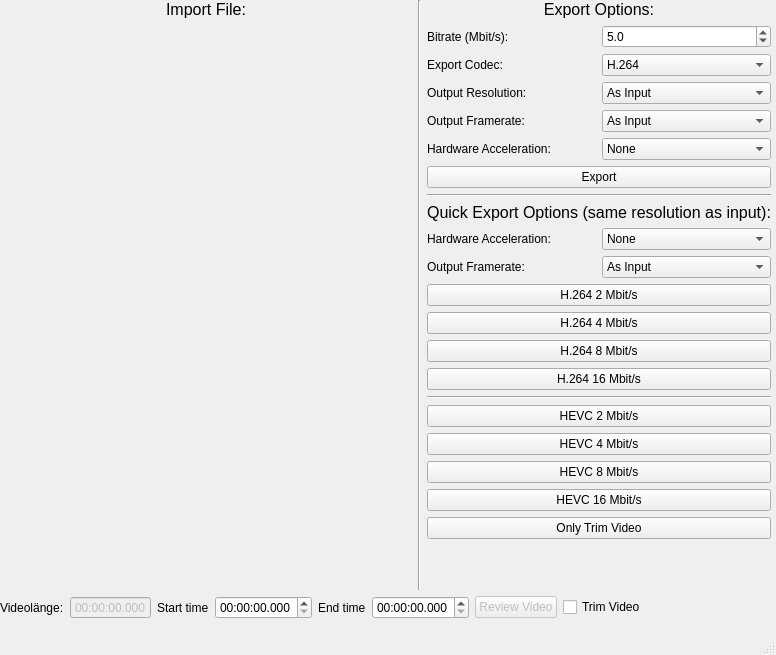
<?xml version="1.0" encoding="UTF-8"?>
<ui version="4.0">
 <class>VideoLowWindow</class>
 <widget class="QMainWindow" name="VideoLowWindow">
  <property name="geometry">
   <rect>
    <x>0</x>
    <y>0</y>
    <width>776</width>
    <height>655</height>
   </rect>
  </property>
  <property name="sizePolicy">
   <sizepolicy hsizetype="Preferred" vsizetype="Preferred">
    <horstretch>0</horstretch>
    <verstretch>0</verstretch>
   </sizepolicy>
  </property>
  <property name="windowTitle">
   <string>VideoLow</string>
  </property>
  <widget class="QWidget" name="centralwidget">
   <property name="sizePolicy">
    <sizepolicy hsizetype="Fixed" vsizetype="Maximum">
     <horstretch>0</horstretch>
     <verstretch>0</verstretch>
    </sizepolicy>
   </property>
   <widget class="QWidget" name="verticalLayoutWidget">
    <property name="geometry">
     <rect>
      <x>0</x>
      <y>0</y>
      <width>771</width>
      <height>619</height>
     </rect>
    </property>
    <layout class="QVBoxLayout" name="verticalLayout_5">
     <item>
      <layout class="QHBoxLayout" name="horizontalLayout">
       <property name="sizeConstraint">
        <enum>QLayout::SetNoConstraint</enum>
       </property>
       <item>
        <layout class="QVBoxLayout" name="verticalLayout_4">
         <property name="spacing">
          <number>0</number>
         </property>
         <item>
          <widget class="QLabel" name="label_7">
           <property name="sizePolicy">
            <sizepolicy hsizetype="Minimum" vsizetype="Maximum">
             <horstretch>0</horstretch>
             <verstretch>0</verstretch>
            </sizepolicy>
           </property>
           <property name="font">
            <font>
             <pointsize>12</pointsize>
            </font>
           </property>
           <property name="text">
            <string>Import File:</string>
           </property>
           <property name="alignment">
            <set>Qt::AlignCenter</set>
           </property>
          </widget>
         </item>
         <item>
          <widget class="FilePreviewWidget" name="PreviewLabel">
           <property name="minimumSize">
            <size>
             <width>0</width>
             <height>232</height>
            </size>
           </property>
           <property name="text">
            <string/>
           </property>
          </widget>
         </item>
         <item>
          <widget class="FileDropWidget" name="DropWidget">
           <property name="sizePolicy">
            <sizepolicy hsizetype="MinimumExpanding" vsizetype="MinimumExpanding">
             <horstretch>0</horstretch>
             <verstretch>0</verstretch>
            </sizepolicy>
           </property>
           <property name="font">
            <font>
             <pointsize>10</pointsize>
            </font>
           </property>
           <property name="text">
            <string>&lt;drop content&gt;</string>
           </property>
           <property name="textFormat">
            <enum>Qt::AutoText</enum>
           </property>
           <property name="alignment">
            <set>Qt::AlignCenter</set>
           </property>
          </widget>
         </item>
        </layout>
       </item>
       <item>
        <widget class="Line" name="line_2">
         <property name="orientation">
          <enum>Qt::Vertical</enum>
         </property>
        </widget>
       </item>
       <item>
        <layout class="QVBoxLayout" name="verticalLayout">
         <property name="sizeConstraint">
          <enum>QLayout::SetMinimumSize</enum>
         </property>
         <item>
          <widget class="QLabel" name="label_6">
           <property name="sizePolicy">
            <sizepolicy hsizetype="Minimum" vsizetype="Minimum">
             <horstretch>0</horstretch>
             <verstretch>0</verstretch>
            </sizepolicy>
           </property>
           <property name="font">
            <font>
             <pointsize>12</pointsize>
            </font>
           </property>
           <property name="text">
            <string>Export Options:</string>
           </property>
           <property name="scaledContents">
            <bool>false</bool>
           </property>
           <property name="alignment">
            <set>Qt::AlignCenter</set>
           </property>
           <property name="margin">
            <number>0</number>
           </property>
          </widget>
         </item>
         <item>
          <layout class="QVBoxLayout" name="verticalLayout_3">
           <property name="sizeConstraint">
            <enum>QLayout::SetMinimumSize</enum>
           </property>
           <item>
            <layout class="QHBoxLayout" name="horizontalLayout_3">
             <item>
              <widget class="QLabel" name="label_3">
               <property name="text">
                <string>Bitrate (Mbit/s): </string>
               </property>
              </widget>
             </item>
             <item>
              <widget class="QDoubleSpinBox" name="BitrateDoubleSpinBox">
               <property name="decimals">
                <number>1</number>
               </property>
               <property name="minimum">
                <double>0.100000000000000</double>
               </property>
               <property name="singleStep">
                <double>0.100000000000000</double>
               </property>
               <property name="value">
                <double>5.000000000000000</double>
               </property>
              </widget>
             </item>
            </layout>
           </item>
           <item>
            <layout class="QHBoxLayout" name="horizontalLayout_4">
             <item>
              <widget class="QLabel" name="label_2">
               <property name="text">
                <string>Export Codec:</string>
               </property>
              </widget>
             </item>
             <item>
              <widget class="QComboBox" name="CodecComboBox">
               <item>
                <property name="text">
                 <string>H.264</string>
                </property>
               </item>
               <item>
                <property name="text">
                 <string>HEVC (H.265)</string>
                </property>
               </item>
              </widget>
             </item>
            </layout>
           </item>
           <item>
            <layout class="QHBoxLayout" name="horizontalLayout_6">
             <item>
              <widget class="QLabel" name="label_5">
               <property name="text">
                <string>Output Resolution: </string>
               </property>
              </widget>
             </item>
             <item>
              <widget class="QComboBox" name="ResolutionComboBox">
               <item>
                <property name="text">
                 <string>As Input</string>
                </property>
               </item>
               <item>
                <property name="text">
                 <string>4K</string>
                </property>
               </item>
               <item>
                <property name="text">
                 <string>1440p</string>
                </property>
               </item>
               <item>
                <property name="text">
                 <string>1080p</string>
                </property>
               </item>
               <item>
                <property name="text">
                 <string>720p</string>
                </property>
               </item>
               <item>
                <property name="text">
                 <string>480p</string>
                </property>
               </item>
               <item>
                <property name="text">
                 <string>240p</string>
                </property>
               </item>
              </widget>
             </item>
            </layout>
           </item>
           <item>
            <layout class="QHBoxLayout" name="horizontalLayout_2">
             <item>
              <widget class="QLabel" name="FramerateLabel">
               <property name="text">
                <string>Output Framerate:</string>
               </property>
              </widget>
             </item>
             <item>
              <widget class="QComboBox" name="FramerateComboBox">
               <item>
                <property name="text">
                 <string>As Input</string>
                </property>
               </item>
               <item>
                <property name="text">
                 <string>30</string>
                </property>
               </item>
               <item>
                <property name="text">
                 <string>60</string>
                </property>
               </item>
               <item>
                <property name="text">
                 <string>120</string>
                </property>
               </item>
               <item>
                <property name="text">
                 <string>240</string>
                </property>
               </item>
              </widget>
             </item>
            </layout>
           </item>
           <item>
            <layout class="QHBoxLayout" name="horizontalLayout_5">
             <item>
              <widget class="QLabel" name="label_4">
               <property name="text">
                <string>Hardware Acceleration: </string>
               </property>
              </widget>
             </item>
             <item>
              <widget class="QComboBox" name="HardwareAccelerationComboBox">
               <property name="currentIndex">
                <number>0</number>
               </property>
               <item>
                <property name="text">
                 <string>None</string>
                </property>
               </item>
               <item>
                <property name="text">
                 <string>Nvidia</string>
                </property>
               </item>
               <item>
                <property name="text">
                 <string>AMD</string>
                </property>
               </item>
              </widget>
             </item>
            </layout>
           </item>
           <item>
            <widget class="QPushButton" name="ExportButton">
             <property name="text">
              <string>Export</string>
             </property>
            </widget>
           </item>
          </layout>
         </item>
         <item>
          <widget class="Line" name="line">
           <property name="orientation">
            <enum>Qt::Horizontal</enum>
           </property>
          </widget>
         </item>
         <item>
          <layout class="QVBoxLayout" name="verticalLayout_2">
           <property name="sizeConstraint">
            <enum>QLayout::SetDefaultConstraint</enum>
           </property>
           <item>
            <widget class="QLabel" name="label">
             <property name="sizePolicy">
              <sizepolicy hsizetype="Minimum" vsizetype="Minimum">
               <horstretch>0</horstretch>
               <verstretch>0</verstretch>
              </sizepolicy>
             </property>
             <property name="font">
              <font>
               <pointsize>12</pointsize>
              </font>
             </property>
             <property name="text">
              <string>Quick Export Options (same resolution as input):</string>
             </property>
             <property name="scaledContents">
              <bool>false</bool>
             </property>
             <property name="alignment">
              <set>Qt::AlignCenter</set>
             </property>
             <property name="margin">
              <number>0</number>
             </property>
            </widget>
           </item>
           <item>
            <layout class="QHBoxLayout" name="horizontalLayout_7">
             <item>
              <widget class="QLabel" name="label_8">
               <property name="text">
                <string>Hardware Acceleration: </string>
               </property>
              </widget>
             </item>
             <item>
              <widget class="QComboBox" name="HardwareAccelerationQuickComboBox">
               <property name="currentIndex">
                <number>0</number>
               </property>
               <item>
                <property name="text">
                 <string>None</string>
                </property>
               </item>
               <item>
                <property name="text">
                 <string>Nvidia</string>
                </property>
               </item>
               <item>
                <property name="text">
                 <string>AMD</string>
                </property>
               </item>
              </widget>
             </item>
            </layout>
           </item>
           <item>
            <layout class="QHBoxLayout" name="horizontalLayout_8">
             <item>
              <widget class="QLabel" name="FramerateLabel_2">
               <property name="text">
                <string>Output Framerate:</string>
               </property>
              </widget>
             </item>
             <item>
              <widget class="QComboBox" name="FramerateQuickComboBox">
               <item>
                <property name="text">
                 <string>As Input</string>
                </property>
               </item>
               <item>
                <property name="text">
                 <string>30</string>
                </property>
               </item>
               <item>
                <property name="text">
                 <string>60</string>
                </property>
               </item>
               <item>
                <property name="text">
                 <string>120</string>
                </property>
               </item>
               <item>
                <property name="text">
                 <string>240</string>
                </property>
               </item>
              </widget>
             </item>
            </layout>
           </item>
           <item>
            <widget class="QPushButton" name="H264_2">
             <property name="text">
              <string>H.264 2 Mbit/s</string>
             </property>
            </widget>
           </item>
           <item>
            <widget class="QPushButton" name="H264_4">
             <property name="text">
              <string>H.264 4 Mbit/s</string>
             </property>
            </widget>
           </item>
           <item>
            <widget class="QPushButton" name="H264_8">
             <property name="text">
              <string>H.264 8 Mbit/s</string>
             </property>
            </widget>
           </item>
           <item>
            <widget class="QPushButton" name="H264_16">
             <property name="text">
              <string>H.264 16 Mbit/s</string>
             </property>
            </widget>
           </item>
           <item>
            <widget class="Line" name="line_3">
             <property name="orientation">
              <enum>Qt::Horizontal</enum>
             </property>
            </widget>
           </item>
           <item>
            <widget class="QPushButton" name="HEVC_2">
             <property name="text">
              <string>HEVC 2 Mbit/s</string>
             </property>
            </widget>
           </item>
           <item>
            <widget class="QPushButton" name="HEVC_4">
             <property name="text">
              <string>HEVC 4 Mbit/s</string>
             </property>
            </widget>
           </item>
           <item>
            <widget class="QPushButton" name="HEVC_8">
             <property name="text">
              <string>HEVC 8 Mbit/s</string>
             </property>
            </widget>
           </item>
           <item>
            <widget class="QPushButton" name="HEVC_16">
             <property name="text">
              <string>HEVC 16 Mbit/s</string>
             </property>
            </widget>
           </item>
          </layout>
         </item>
         <item>
          <widget class="QPushButton" name="trimVideoButton">
           <property name="text">
            <string>Only Trim Video</string>
           </property>
          </widget>
         </item>
         <item>
          <widget class="QLabel" name="ErrorLabel">
           <property name="palette">
            <palette>
             <active>
              <colorrole role="WindowText">
               <brush brushstyle="SolidPattern">
                <color alpha="255">
                 <red>255</red>
                 <green>0</green>
                 <blue>0</blue>
                </color>
               </brush>
              </colorrole>
              <colorrole role="Text">
               <brush brushstyle="SolidPattern">
                <color alpha="255">
                 <red>0</red>
                 <green>0</green>
                 <blue>0</blue>
                </color>
               </brush>
              </colorrole>
              <colorrole role="PlaceholderText">
               <brush brushstyle="SolidPattern">
                <color alpha="128">
                 <red>0</red>
                 <green>0</green>
                 <blue>0</blue>
                </color>
               </brush>
              </colorrole>
             </active>
             <inactive>
              <colorrole role="WindowText">
               <brush brushstyle="SolidPattern">
                <color alpha="255">
                 <red>255</red>
                 <green>0</green>
                 <blue>0</blue>
                </color>
               </brush>
              </colorrole>
              <colorrole role="Text">
               <brush brushstyle="SolidPattern">
                <color alpha="255">
                 <red>0</red>
                 <green>0</green>
                 <blue>0</blue>
                </color>
               </brush>
              </colorrole>
              <colorrole role="PlaceholderText">
               <brush brushstyle="SolidPattern">
                <color alpha="128">
                 <red>0</red>
                 <green>0</green>
                 <blue>0</blue>
                </color>
               </brush>
              </colorrole>
             </inactive>
             <disabled>
              <colorrole role="WindowText">
               <brush brushstyle="SolidPattern">
                <color alpha="255">
                 <red>120</red>
                 <green>120</green>
                 <blue>120</blue>
                </color>
               </brush>
              </colorrole>
              <colorrole role="Text">
               <brush brushstyle="SolidPattern">
                <color alpha="255">
                 <red>120</red>
                 <green>120</green>
                 <blue>120</blue>
                </color>
               </brush>
              </colorrole>
              <colorrole role="PlaceholderText">
               <brush brushstyle="SolidPattern">
                <color alpha="128">
                 <red>0</red>
                 <green>0</green>
                 <blue>0</blue>
                </color>
               </brush>
              </colorrole>
             </disabled>
            </palette>
           </property>
           <property name="font">
            <font>
             <pointsize>10</pointsize>
            </font>
           </property>
           <property name="text">
            <string/>
           </property>
           <property name="alignment">
            <set>Qt::AlignCenter</set>
           </property>
          </widget>
         </item>
         <item>
          <spacer name="verticalSpacer">
           <property name="orientation">
            <enum>Qt::Vertical</enum>
           </property>
           <property name="sizeHint" stdset="0">
            <size>
             <width>20</width>
             <height>40</height>
            </size>
           </property>
          </spacer>
         </item>
        </layout>
       </item>
      </layout>
     </item>
     <item>
      <layout class="QHBoxLayout" name="horizontalLayout_9">
       <item>
        <widget class="QLabel" name="label_9">
         <property name="text">
          <string>Videolänge:</string>
         </property>
        </widget>
       </item>
       <item>
        <widget class="QTimeEdit" name="videoLengthTimeEdit">
         <property name="enabled">
          <bool>false</bool>
         </property>
         <property name="buttonSymbols">
          <enum>QAbstractSpinBox::NoButtons</enum>
         </property>
         <property name="displayFormat">
          <string>HH:mm:ss.zzz</string>
         </property>
        </widget>
       </item>
       <item>
        <widget class="QLabel" name="label_10">
         <property name="text">
          <string>Start time</string>
         </property>
        </widget>
       </item>
       <item>
        <widget class="QTimeEdit" name="startTimeEdit">
         <property name="displayFormat">
          <string>HH:mm:ss.zzz</string>
         </property>
         <property name="time">
          <time>
           <hour>0</hour>
           <minute>0</minute>
           <second>0</second>
          </time>
         </property>
        </widget>
       </item>
       <item>
        <widget class="QLabel" name="label_11">
         <property name="text">
          <string>End time</string>
         </property>
        </widget>
       </item>
       <item>
        <widget class="QTimeEdit" name="EndTimeEdit">
         <property name="currentSection">
          <enum>QDateTimeEdit::HourSection</enum>
         </property>
         <property name="displayFormat">
          <string>HH:mm:ss.zzz</string>
         </property>
         <property name="calendarPopup">
          <bool>false</bool>
         </property>
        </widget>
       </item>
       <item>
        <widget class="QPushButton" name="reviewVideoButton">
         <property name="enabled">
          <bool>false</bool>
         </property>
         <property name="text">
          <string>Review Video</string>
         </property>
        </widget>
       </item>
       <item>
        <widget class="QCheckBox" name="trimVideoCheckBox">
         <property name="text">
          <string>Trim Video</string>
         </property>
        </widget>
       </item>
       <item>
        <spacer name="horizontalSpacer">
         <property name="orientation">
          <enum>Qt::Horizontal</enum>
         </property>
         <property name="sizeHint" stdset="0">
          <size>
           <width>40</width>
           <height>20</height>
          </size>
         </property>
        </spacer>
       </item>
      </layout>
     </item>
    </layout>
   </widget>
  </widget>
  <widget class="QMenuBar" name="menubar">
   <property name="geometry">
    <rect>
     <x>0</x>
     <y>0</y>
     <width>776</width>
     <height>17</height>
    </rect>
   </property>
  </widget>
  <widget class="QStatusBar" name="statusbar"/>
 </widget>
 <customwidgets>
  <customwidget>
   <class>FileDropWidget</class>
   <extends>QLabel</extends>
   <header>include/filedropwidget.h</header>
  </customwidget>
  <customwidget>
   <class>FilePreviewWidget</class>
   <extends>QLabel</extends>
   <header>include/filepreviewwidget.h</header>
  </customwidget>
 </customwidgets>
 <resources/>
 <connections/>
 <slots>
  <slot>h264_2_slot()</slot>
 </slots>
</ui>
